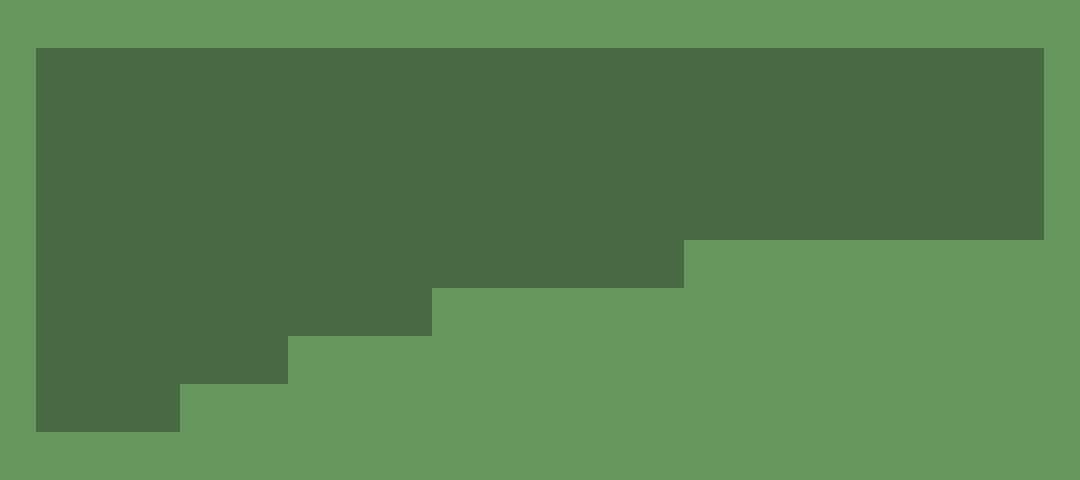

The image is a tile-based game level rendered from a .tmx file. Its description and complete source (layers, tilesets, objects, tile grids) follow:
An orthogonal 30x10 tile map with 36x48 px tiles, 1 tile layer (Tile Layer 1).

<map version="1.0" tiledversion="1.0.3" orientation="orthogonal" renderorder="right-down" width="30" height="10" tilewidth="36" tileheight="48" nextobjectid="1">
 <tileset firstgid="1" source="untitled.tsx" />
 <layer name="Tile Layer 1" width="30" height="10">
  <data encoding="csv">
2,2,2,2,2,2,2,2,2,2,2,2,2,2,2,2,2,2,2,2,2,2,2,2,2,2,2,2,2,2,
2,1,1,1,1,1,1,1,1,1,1,1,1,1,1,1,1,1,1,1,1,1,1,1,1,1,1,1,1,2,
2,1,1,1,1,1,1,1,1,1,1,1,1,1,1,1,1,1,1,1,1,1,1,1,1,1,1,1,1,2,
2,1,1,1,1,1,1,1,1,1,1,1,1,1,1,1,1,1,1,1,1,1,1,1,1,1,1,1,1,2,
2,1,1,1,1,1,1,1,1,1,1,1,1,1,1,1,1,1,1,1,1,1,1,1,1,1,1,1,1,2,
2,1,1,1,1,1,1,1,1,1,1,1,1,1,1,1,1,1,1,2,2,2,2,2,2,2,2,2,2,2,
2,1,1,1,1,1,1,1,1,1,1,1,2,2,2,2,2,2,2,2,2,2,2,2,2,2,2,2,2,2,
2,1,1,1,1,1,1,1,2,2,2,2,2,2,2,2,2,2,2,2,2,2,2,2,2,2,2,2,2,2,
2,1,1,1,1,2,2,2,2,2,2,2,2,2,2,2,2,2,2,2,2,2,2,2,2,2,2,2,2,2,
2,2,2,2,2,2,2,2,2,2,2,2,2,2,2,2,2,2,2,2,2,2,2,2,2,2,2,2,2,2
</data>
 </layer>
</map>
